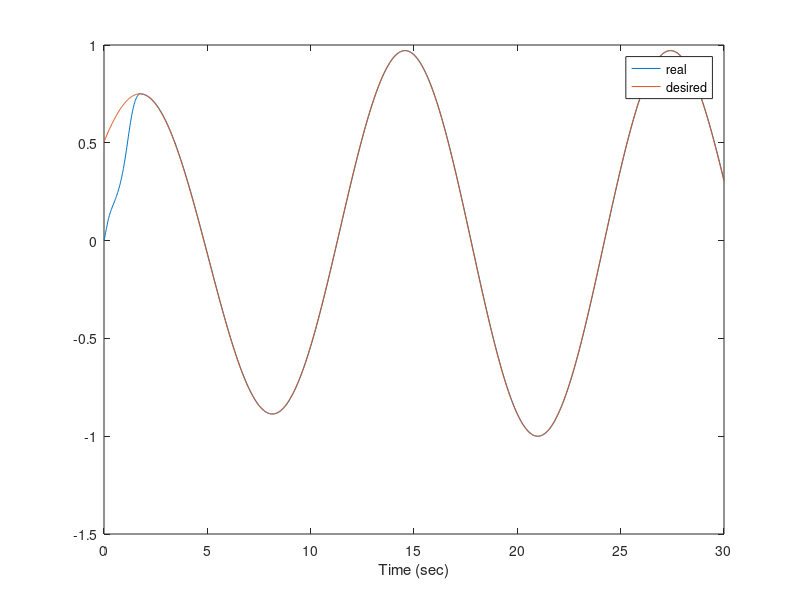
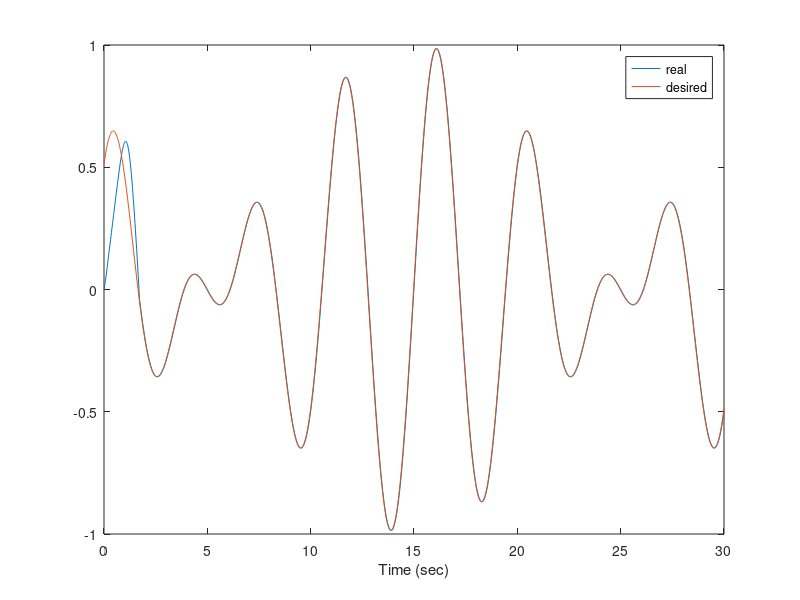
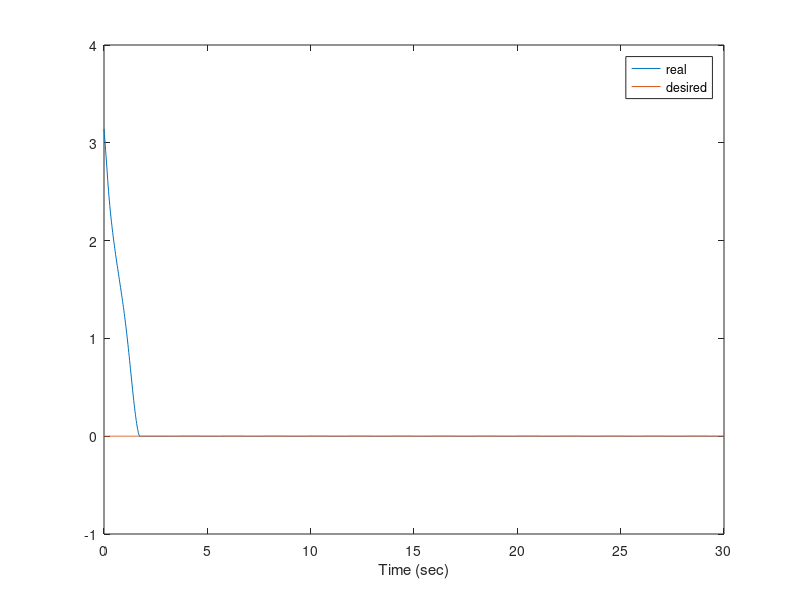
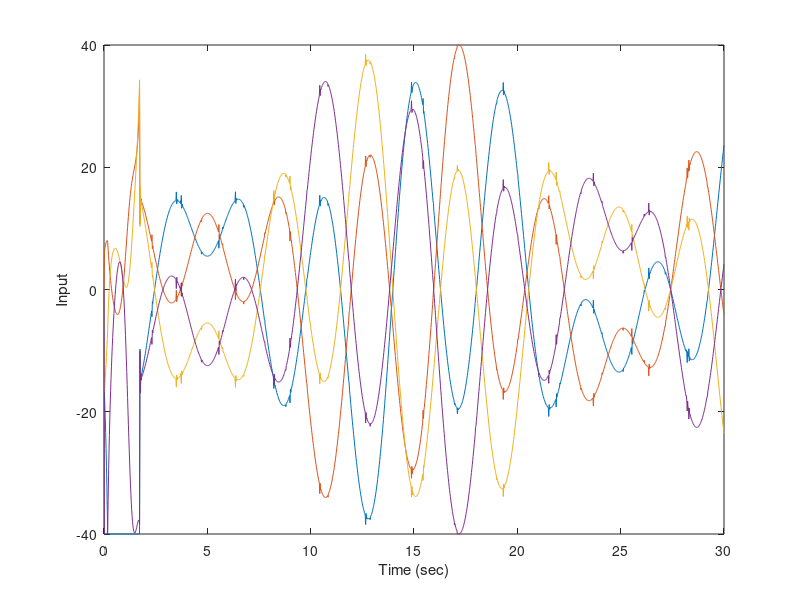

These charts were generated, in order, by the following MATLAB code:
%% Setting up workspace
close all; % Close all figures and windows
clear; % Clear workspace
clc; % Clears screen
%% Initializing parameters
tf = 30; % Final time in simulation
T = 2e-2; % Sample rate
t = 0:T:tf; % Time vector
n = 3; % Number of states
m = 3; % Number of measurements
p = 4; % Number of Inputs
x = zeros(n, length(t)); % Initializes states to zero
x_d = x; %Initializes desired x states
xdot_d = x; %initialises desired xdot states
z = zeros(m, length(t)); % Initializes measurements to zero
e = x; %set up error term
u = zeros(p, length(t)); % Initializes controller
vs = zeros(p,length(t)); %initialize slip values
vshat = vs; %intialized measured slip values

rr=0.195; %define robot radius
wr = 0.03175; %define wheel radius

%A = [-cos(z(3:1)]; % System matrix
% B = @(y)(sqrt(2)/2)*[cos(y(3))+sin(y(3)) -cos(y(3))+sin(y(3)) rr;
%     cos(y(3))-sin(y(3)) cos(y(3))+sin(y(3)) rr;
%     -cos(y(3))-sin(y(3)) cos(y(3))-sin(y(3)) rr;
%     -cos(y(3))+sin(y(3)) -cos(y(3))-sin(y(3)) rr]; % Input matrix
% Binv = @(y)(sqrt(2)/4)*[cos(y(3))-sin(y(3)) cos(y(3))+sin(y(3)) -cos(y(3))+sin(y(3)) -cos(y(3))-sin(y(3));
%     -cos(y(3))-sin(y(3)) cos(y(3))-sin(y(3)) cos(y(3))+sin(y(3)) -cos(y(3))+sin(y(3));
%     1/(sqrt(2)*rr) 1/(sqrt(2)*rr) 1/(sqrt(2)*rr) 1/(sqrt(2)*rr)];
Binv = @(y)[(-cos(y(3))-sin(y(3)))/(2*sqrt(2)), (-cos(y(3))+sin(y(3)))/(2*sqrt(2)), (cos(y(3))+sin(y(3)))/(2*sqrt(2)), (cos(y(3))-sin(y(3)))/(2*sqrt(2));
    (cos(y(3))-sin(y(3)))/(2*sqrt(2)), (-cos(y(3))-sin(y(3)))/(2*sqrt(2)), (-cos(y(3))+sin(y(3)))/(2*sqrt(2)), (cos(y(3))+sin(y(3)))/(2*sqrt(2));
    1/(4*rr), 1/(4*rr), 1/(4*rr), 1/(4*rr)]; % Input matrix
B = @(y)[-((cos(y(3))+sin(y(3)))*sqrt(2))/(2*(cos(y(3))^2+sin(y(3))^2)),((cos(y(3))-sin(y(3)))*sqrt(2))/(2*(cos(y(3))^2+sin(y(3))^2)), rr;
    -((cos(y(3))-sin(y(3)))*sqrt(2))/(2*(cos(y(3))^2+sin(y(3))^2)),-((cos(y(3))+sin(y(3)))*sqrt(2))/(2*(cos(y(3))^2+sin(y(3))^2)), rr;
    ((cos(y(3))+sin(y(3)))*sqrt(2))/(2*(cos(y(3))^2+sin(y(3))^2)),-((cos(y(3))-sin(y(3)))*sqrt(2))/(2*(cos(y(3))^2+sin(y(3))^2)), rr;
    ((cos(y(3))+sin(y(3)))*sqrt(2))/(2*(cos(y(3))^2+sin(y(3))^2)),((cos(y(3))+sin(y(3)))*sqrt(2))/(2*(cos(y(3))^2+sin(y(3))^2)), rr];

C = eye(m); % Measurement matrix


K= [1 0 0;
   0 1 0;
   0 0 1]*1e0;

lambda = [7 0 0;
          0 7 0;
          0 0 6]*1e1;
% lambda=5

%% Set initial conditions

for k=1:length(t) %Fill in desired path
%     x_d(:,k)=[0;0;0]; %stabilize to the origin
%     x_d(:,k)=[k*T*0.5;k*T*0.5;k*T*0.5]; %follow linear trajectory
     
%      if rem(((k)*T),3)==0 %random locations generator
%          x_d(:,k)=-0.5+1*rand(3,1);
%      elseif k~=1
%          x_d(:,k)=x_d(:,k-1);
%      end
        
        
     
%      rose = 4; %parameter to create number of rose pedals
%      x_d(:,k)=0.5*[cos(rose*k*T*2*pi/30)*cos(k*T*2*pi/30); cos(rose*k*T*2*pi/30)*sin(k*T*2*pi/30);sin(k*T*2*pi)]; %create rose path
%      if k~=1 
%          xdot_d(:,k)=(x_d(:,k)-x_d(:,k-1))/T; 
%      end

      x_d(:,k)=0.5*[sin(k*T*2*pi/12)+cos(k*T*2*pi/14);sin(k*T*2*pi/5)+cos(k*T*2*pi/4);0]; %follow linear trajectory

      %vs(:,k)=-0.5+1*rand(4,1); %set the amount of real slip
end

x(:,1)=[0;0;pi]; %any initial condition
%x(:,1)=x_d(:,1); %start at the proper position

z(:,1)=x(:,1); %set first measurement


%% Simulate dynamics (for loop)
for k = 1:length(t)-1 % For loop that simulates 1 second
    %u(:,k+1) = [sin(pi*k*T);cos(pi*k*T);-sin(pi*k*T);-cos(pi*k*T)];% calculate controller
    e(:,k) = z(:,k)-x_d(:,k); %calculate the error
    e(:,k)
%     if k>2
%         edot = (e(:,k-1)-e(:,k))/T; %calculate the derivative error term
%     else
%         edot = [0;0;0];
%     end
    eint = sum(e,2)*T; %calculate the integral error term
    if k>2/T %calculate integral error term over previous 2 seconds
        eint=sum(e(:,k-2/T:k),2);
    end
    
    s=e(:,k)+lambda*eint; %calculate 
    
    %u(:,k+1) = 1/wr*(B(x(:,k))*edot-vs(:,k))-B(x(:,k))*K*sign(e);
    u(:,k+1) = 1/wr*(B(x(:,k))*(-lambda*e(:,k)+xdot_d(:,k))-vshat(:,k))-B(x(:,k))*K*sign(s);
    
    %limit maximum velocity
    if max(abs(u(:,k+1)))>40
       u(:,k+1)=u(:,k+1)/max(abs(u(:,k+1)))*40;
       u(:,k+1)
    end
    
    
    x(:,k+1) = x(:,k) + Binv(x(:,k))*(wr*u(:,k+1)+vs(:,k))*T; % Linear state space equation
    z(:,k+1) = C*x(:,k+1); % Linear measurement equation
end
%% Results
for k = 1:n %calculate RSME
    RMSE(k) = (sum(e(k,:).^2)/length(t))^0.5; % Calculates the RMSE for EKF using square error values calculated in the for loop
end
RMSE=RMSE


figure; plot(t, x(1,:));hold on;plot(t, x_d(1,:)); xlabel('Time (sec)');hold off;legend('real','desired') % Plots position with time
figure; plot(t, x(2,:));hold on;plot(t, x_d(2,:)); xlabel('Time (sec)');hold off;legend('real','desired') % Plots velocity with time
figure; plot(t, x(3,:));hold on;plot(t, x_d(3,:)); xlabel('Time (sec)');hold off;legend('real','desired') % Plots acceleration with time
figure; plot(t, u); xlabel('Time (sec)'); ylabel('Input'); % Plots input with time
figure; plot(x(1,:), x(2,:)); hold on; plot(x_d(1,:), x_d(2,:)); xlabel('x position (m)');ylabel('y poisition(m)'); hold off; legend('real','desired') % x-y plot of position vs real